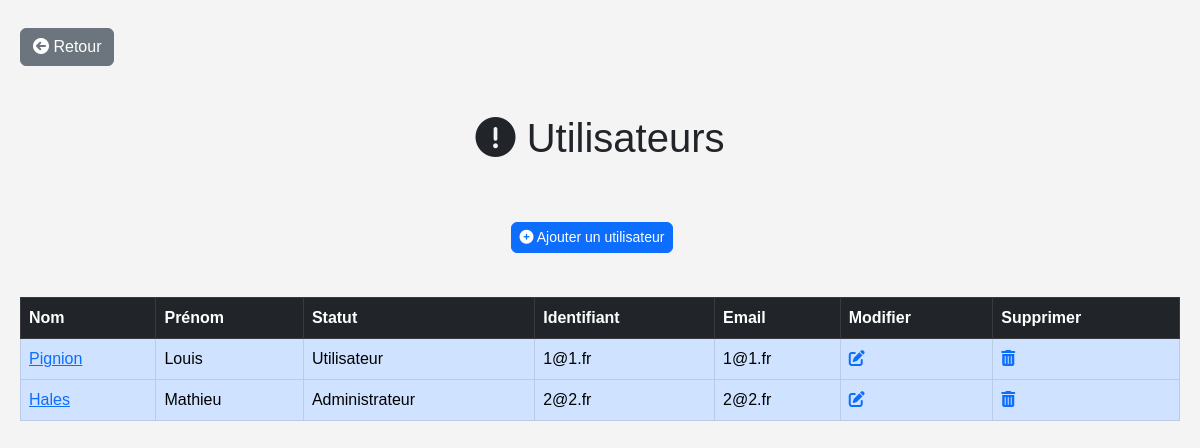
Page /vue/UI/Organisateur/listeUser.php on the committed database.
### tables this page shows
CREATE TABLE IF NOT EXISTS `utilisateur` (
  `id_utilisateur` int NOT NULL AUTO_INCREMENT,
  `nom` varchar(50) DEFAULT NULL,
  `prenom` varchar(50) DEFAULT NULL,
  `mail` varchar(50) DEFAULT NULL,
  `password` varchar(50) DEFAULT NULL,
  `status` varchar(50) DEFAULT NULL,
  PRIMARY KEY (`id_utilisateur`)
);

### model/Connexion.php (called while the page is built, shortened)
<?php
class connectPdo
{
	private static $db;
	static function getObjPdo() {
		if(!isset(self::$db))
		{
			self::$db = new PDO('mysql:dbname=marmier-tanguy_db_billetterie;host=mysql-marmier-tanguy.alwaysdata.net', '251835', 'Mot2Passe');
			self::$db->query('SET NAMES utf8');
			self::$db->query('SET CHARACTER SET utf8');
		}
		return self::$db;
    }
}
?>

### model/DbOrganisateur.php (called while the page is built, shortened)
<?php
include './model/Connexion.php';
class DbOrganisateur{
	public static function listeUserU()
    {
        try {
            $sql = "SELECT * FROM utilisateur WHERE status = 0";
            $result = connectPdo::getObjPdo()->query($sql);
            $liste = $result->fetchAll();
            return $liste;
        } catch (PDOException $e) {
            echo $e->getMessage();
            die("Erreur dans la BDD ");
        }
    }
	public static function listeUserA()
    {
        try {
            $sql = "SELECT * FROM utilisateur WHERE status = 1";
            $result = connectPdo::getObjPdo()->query($sql);
            $liste = $result->fetchAll();
            return $liste;
        } catch (PDOException $e) {
            echo $e->getMessage();
            die("Erreur dans la BDD ");
        }
    }
}
?>

### vue/UI/Organisateur/listeUser.php (the view, shortened to what this page needs)
<!DOCTYPE html>
<html lang="fr">
<head>
    <link rel="stylesheet" href="https://cdnjs.cloudflare.com/ajax/libs/font-awesome/6.0.0-beta3/css/all.min.css">
    <link rel="stylesheet" href="https://cdnjs.cloudflare.com/ajax/libs/twitter-bootstrap/5.3.0/css/bootstrap.min.css">
</head>
<body>
    <div class="btn-retour mt-2">
        <a class="btn btn-secondary" href="javascript:history.go(-1)"><i class="fas fa-arrow-circle-left"></i> Retour</a>
    </div>
    <br><br>
    <center>
        <h1 class="title-page-allalerte"><i class="fas fa-exclamation-circle"></i> Utilisateurs</h1>
    </center>
    <br><br>
    <center>
        <div class="mb-3 p-1">
            <div class="btn-group me-2 btnAjout">
                <a class="btn btn-sm btn-primary rounded me-2" href="index.php?ctl=Utilisateur&action=vueFormUtilisateur"><i class="fa fa-plus-circle"></i> Ajouter un utilisateur</a>
            </div>
        </div>
    </center>
    <br>
    <div class="card-body">
        <div class="table-responsive">
            <table class="table table-bordered" id="dataTable">
                <thead class="table-dark">
                    <tr>
                        <th>Nom</th>
                        <th>Prénom</th>
                        <th>Statut</th>
                        <th>Identifiant</th>
                        <th>Email</th>
                        <th>Modifier</th>
                        <th>Supprimer</th>
                    </tr>
                </thead>
                <tbody>
                    <?php
                    require_once './model/DbOrganisateur.php';
                    $listeUserU = DbOrganisateur::listeUserU();
                    $listeUserA = DbOrganisateur::listeUserA();
                    $listeUtilisateurs = array_merge($listeUserU, $listeUserA);
                    foreach ($listeUtilisateurs as $user) {
                    ?>
                        <tr class="table-primary">
                            <td><a href="index.php?ctl=Utilisateur&action=infoUser&id=<?php echo $user['id_utilisateur']; ?>"><?php echo $user['nom'] ?></a></td>
                            <td><?php echo $user['prenom'] ?></td>
                            <?php
                            if($user['status'] == 1){
                            ?>
                                <td>Administrateur</td>
                            <?php
                            } else {
                            ?>
                                <td>Utilisateur</td>
                            <?php
                            }
                            ?>
                            <td><?php echo $user['mail'] ?></td>
                            <td><?php echo $user['mail'] ?></td>
                            <td><a href="index.php?ctl=Organisateur&action=editUser&id=<?php echo $user['id_utilisateur'] ?>&s=<?php echo $user['status'] ?>"><i class="fa fa-edit"></i></a></td>
                            <td><a href="index.php?ctl=Organisateur&action=deleteUser&id=<?php echo $user['id_utilisateur'] ?>"><i class="fa fa-trash-alt fa-red"></i></a></td>
                        </tr>
                    <?php
                    }
                    ?>
                </tbody>
            </table>
        </div>
    </div>
</body>
</html>

### vue/UI/Organisateur/listeUser.php (style rules this page uses)
body { font-family: Arial, sans-serif; background-color: #f4f4f4; margin: 0; padding: 20px; }

### rows in the picture
utilisateur: nom "Pignion", prenom "Louis", status "Utilisateur", mail "1@1.fr"
utilisateur: nom "Hales", prenom "Mathieu", status "Administrateur", mail "2@2.fr"
